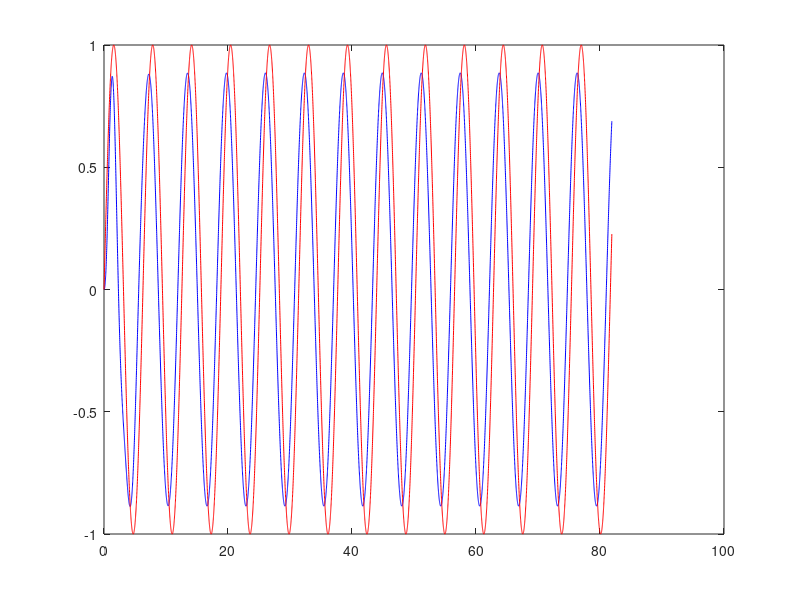

MATLAB code for this plot:
% num = (s + 0.1)(s + 10) = s² + 10.1s + 1
% den = (s + 1)(s² + s + 9) = s³ + 2s² + 10s + 9
num = {[1 10.1 1]};
den = {[1 2 10 9]};
H = tf(num, den);
%bode(H)
% pzmap(H);
% sgrid
% grid on

N = 8192;
f = 100;
Ts = 1/f;
Tmax = (N-1)*Ts;
t= 0:Ts:Tmax;
Xs = ones(3,N);
Y = ones(3,N);
size(Y)
index = 1;
for w=[1 3 5],
    x = sin(w*t);
    Xs(index,:) = x;
    [y, t] = lsim(H,x,t);
    Y(index,:) = y;
    index = index +1;
end
plot(t,Y(1,:), 'b',t, Xs(1,:),'r')
